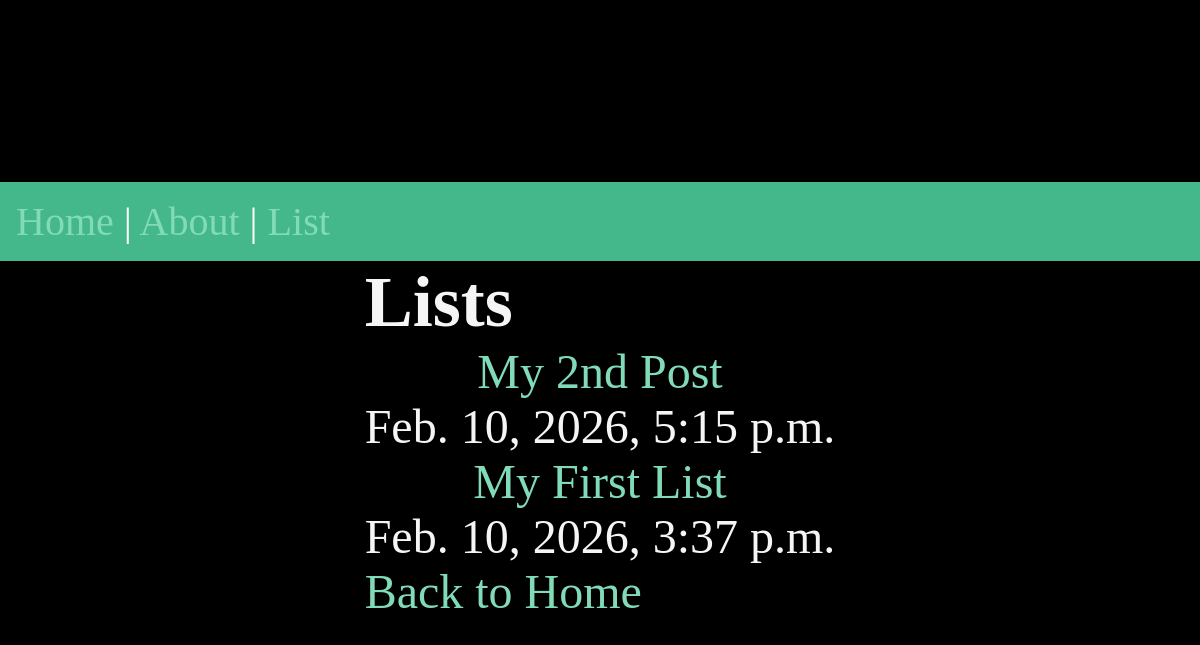
The page /list/ on the database as committed earlier.
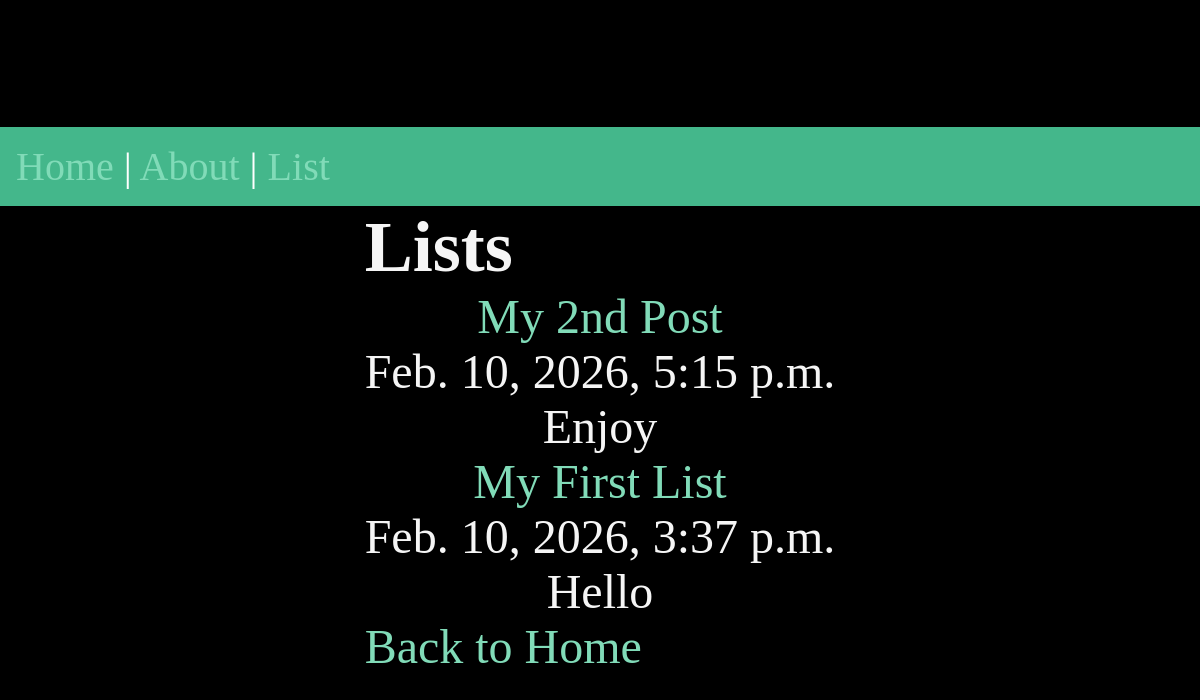
The same page on the database as committed later.
### list/models.py (models this page shows, shortened)
class List(models.Model):
    title = models.CharField(max_length=50)
    body = models.TextField()
    slug = models.SlugField()
    date = models.DateTimeField(auto_now_add=True)
    banner = models.ImageField(default='fallback.png', blank=True)

### list/views.py (the view)
# urls.py: path('', views.post, name='post'),
def post(request):
    lists = List.objects.all().order_by('-date')
    return render(request, 'list/list.html', {'lists':lists})

### list/templates/list/list.html (shortened to what this page needs)
{% extends 'layout.html' %}
{% block content %}
    <h2>Lists</h2>
    <article>
        {% for list in lists %}
        <a href="{% url 'list:post_list' list.slug %}"><p>{{ list.title }}</p></a>
        <p>{{ list.date }}</p>
        <p>{{ list.body }}</p>
        {% endfor %}
    </article>
    <a href="{% url 'home' %}">Back to Home</a>
{% endblock %}

Rows that differ between the two databases and show on the page:
changed List "My 2nd Post": body (not shown) → "Enjoy"
changed List "My First List": body (not shown) → "Hello"
